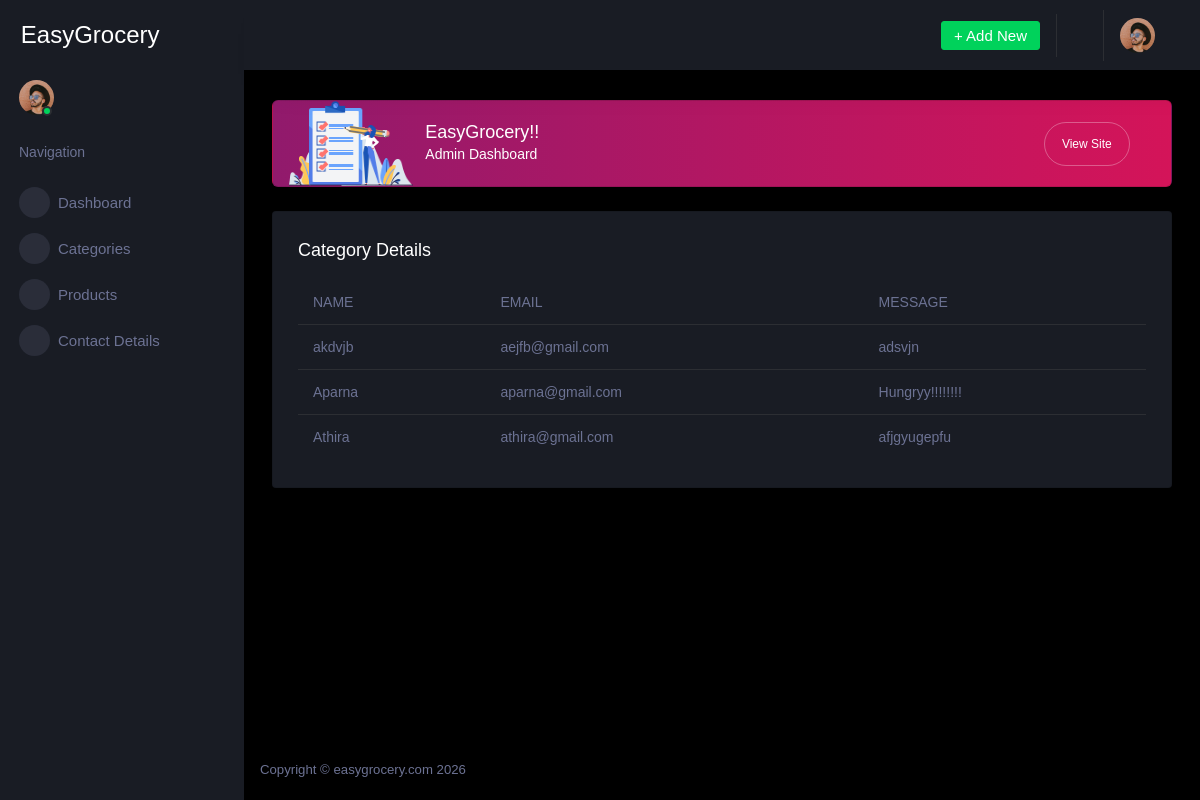
The app's page /contact_details/ with its own data.
### WebApp/models.py (models this page shows)
class ContactDb(models.Model):
    Name = models.CharField(max_length=100)
    Email = models.EmailField(max_length=100)
    Message = models.TextField()

### AdminApp/views.py (the view)
# urls.py: path('contact_details/', views.contact_details, name="contact_details"),
def contact_details(request):
    contact = ContactDb.objects.all()
    return render(request, "contact_details.html",
                  {"contact" : contact})

### AdminApp/templates/contact_details.html (shortened to what this page needs)
<!DOCTYPE html>
{% extends 'dashboard.html' %}
{% block content %}
<html lang="en">
<head>
</head>
<body>
<div class="card">
                  <div class="card-body">
                    <h4 class="card-title">Category Details</h4>
                    <div class="table-responsive">
                      <table class="table table-hover">
                        <thead>
                          <tr>
                            <th>NAME</th>
                            <th>EMAIL</th>
                            <th>MESSAGE</th>
                          </tr>
                        </thead>
                        <tbody>
                        {% for i in contact %}
                        <tr>
                            <td>{{ i.Name }}</td>
                            <td>{{ i.Email }}</td>
                            <td>{{i.Message}}</td>
                        </tr>
                        {% endfor %}
                        </tbody>
                      </table>
                    </div>
                  </div>
                </div>
</body>
</html>
{% endblock %}

### records on screen
ContactDb: Name "akdvjb", Email "aejfb@gmail.com", Message "adsvjn"
ContactDb: Name "Aparna", Email "aparna@gmail.com", Message "Hungryy!!!!!!!!"
ContactDb: Name "Athira", Email "athira@gmail.com", Message "afjgyugepfu"
